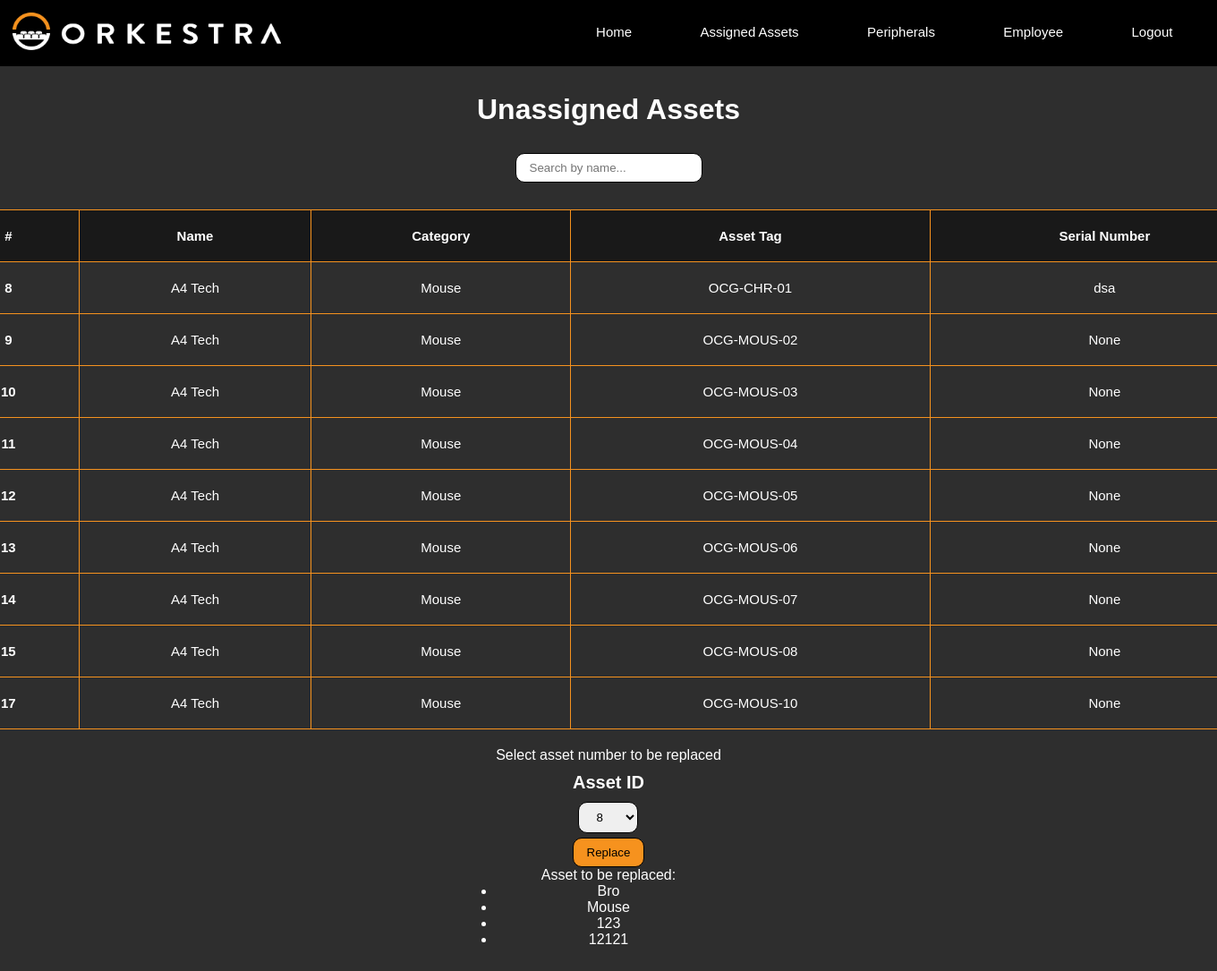
The app's page /replace_asset/Alex Macenas/5 (signed in) with its own data.
### models.py (models this page shows)
class Stock(db.Model):
    __tablename__ = 'stock'
    id = db.Column(db.Integer, primary_key=True, autoincrement=True)
    name = db.Column(db.Text, unique=False, nullable=False)
    category = db.Column(db.String(30), unique=False, nullable=False)
    asset_tag = db.Column(db.String(30), unique=False, nullable=False)
    serial_number = db.Column(db.String(30), unique=False, nullable=False)

### main.py (the view)
@app.route("/replace_asset/<fn>/<asset_id>", methods=['GET', 'POST'])
def replace_asset(fn, asset_id):
    msg = ""
    form = assignAsset()
    stock_det = Stock.query.filter_by(id=asset_id).first()
    all_stocks_query = f"""
    SELECT * FROM stock
    WHERE id NOT IN (
    SELECT stock_id FROM asset
    ) AND category = '{stock_det.category}';
    """
    stocks_not_in_asset = db.session.execute(text(all_stocks_query)).fetchall()
    if not stocks_not_in_asset:
        msg = "No unassigned assets found."
    else:
        form.id.choices = [(str(row[0]), str(row[0])) for row in stocks_not_in_asset]
    return render_template("replace_asset.html", form=form, msg=msg, stocks=stocks_not_in_asset, stock_det=stock_det, fn=fn)

### form.py
class assignAsset(FlaskForm):
    id = SelectField(label='Asset ID', validators=[DataRequired(), InputRequired()])
    agent_name = SelectField(label='Assign To:', validators=[DataRequired()])

### main.py (called while the page is built)
@login_manager.user_loader
def load_user(user_id):
    return db.session.get(User,(user_id))

### templates/replace_asset.html (shortened to what this page needs)
<!DOCTYPE html>
<html lang="en">
<head>
  <link href="{{ url_for('static', filename='css/styles.css') }}" rel="stylesheet" />
</head>
<body>
  <header>
    <nav>
     <a href="{{ url_for('home') }}"><img src="static\css\assets\orkestra-main-logo.png" alt=""></a>
     <div class="nav-links">
        <ul>
          <li><a href="{{ url_for('home') }}">Home</a></li>
          <li><a href="{{ url_for('view') }}">Assigned Assets</a></li>
          <li><a href="{{ url_for('asset_view') }}">Peripherals</a></li>
          <li><a href="{{ url_for('view_emp') }}">Employee</a></li>
          <li><a href="{{ url_for('logout') }}">Logout</a></li>
        </ul>
    </div>
    </nav>
</header>
    <div class="replaceAsset">
        <h1>Unassigned Assets</h1>
        <div class="replaceSearch">
          <input type="text" class="form-control" id="myInput" onkeyup="myFunction()" placeholder="Search by name...">
        </div>
        <div class="replaceTable">
          <table id="myTable">
            <thead>
              <tr>
                <th scope="col">#</th>
                <th scope="col">Name</th>
                <th scope="col">Category</th>
                <th scope="col">Asset Tag</th>
                <th scope="col">Serial Number</th>
              </tr>
            </thead>
            <tbody style="overflow-y: auto; height: 300px;">
              {% for stock in stocks %}
              <tr>
                <th scope="row">{{ stock.id }}</th>
                <td>{{ stock.name }}</td>
                <td>{{ stock.category }}</td>
                <td>{{ stock.asset_tag }}</td>
                <td>{{ stock.serial_number }}</td>
              </tr>
              {% endfor %}
            </tbody>
          </table>
        </div>
    <div class="replaceAgent">
        <p>Select asset number to be replaced</p>
        <form action="{{ url_for('replace_controller') }}" method="POST">
            {{ form.id.label }}
            {{ form.id() }}
            <input type="submit" value="Replace" id="submitButton" onclick="return confirmReplace()">
        </form>
        <p>Asset to be replaced:</p>
        <ul>
            <li>{{ stock_det.name }}</li>
            <li>{{ stock_det.category }}</li>
            <li>{{ stock_det.asset_tag }}</li>
            <li>{{ stock_det.serial_number }}</li>
        </ul>
      </div>
</body>
</html>

### static/css/styles.css (style rules this page uses)
* { margin: 0; padding: 0; font-family: "Montserrat", sans-serif; box-sizing: border-box; }
body { background-color: #2E2E2E; }
nav { display: flex; padding: 1%; justify-content: space-between; align-items: center; background-color: #000000; }
nav img { width: 300px; }
.nav-links { flex: 1; text-align: right; }
.nav-links ul li { list-style: none; display: inline-block; padding: 8px 12px; position: relative; }
.nav-links ul li a { color: #fff; text-decoration: none; font-size: 15px; padding: 10px 24px; }
.nav-links ul li::after { content: ''; width: 0%; height: 2px; background: #fff; display: block; margin: auto; transition: 0.5s; }
.searchTable th, td { border: 1px solid #F6921E; padding: 20px; }
.replaceAsset { display: flex; justify-content: center; align-items: center; flex-direction: column; color: white; }
.replaceAsset h1 { margin-top: 30px; margin-bottom: 30px; }
.replaceSearch { display: flex; justify-content: center; align-items: center; flex-direction: column; }
.replaceSearch input { padding: 8px 15px; border: 1px solid black; border-radius: 10px; margin-bottom: 30px; }
.replaceTable table { margin: auto; color: white; border-collapse: collapse; text-align: center; width: 1500px; }
.replaceTable thead { font-size: 15px; border: 1px solid #F6921E; background-color: #191919; }
.replaceTable th { padding: 20px; border: 1px solid #F6921E; }
.replaceTable tbody { font-size: 15px; border: transparent; }
.replaceAgent form { display: flex; align-items: center; justify-content: center; color: #2E2E2E; flex-direction: column; }
.replaceAgent label { font-size: 20px; font-weight: bold; padding-bottom: 10px; padding-top: 10px; color: white; }
.replaceAgent input { padding: 8px 15px; border: 1px solid black; border-radius: 10px; background-color: #F6921E; margin-top: 5px; }
.replaceAgent select { padding: 8px 15px; border: 1px solid black; border-radius: 10px; }
.replaceAgent { text-align: center; margin-top: 20px; margin-bottom: 40px; }

### records on screen
Stock: id "8", name "A4 Tech", category "Mouse", asset_tag "OCG-CHR-01", serial_number "dsa"
Stock: id "9", name "A4 Tech", category "Mouse", asset_tag "OCG-MOUS-02", serial_number "None"
Stock: id "10", name "A4 Tech", category "Mouse", asset_tag "OCG-MOUS-03", serial_number "None"
Stock: id "11", name "A4 Tech", category "Mouse", asset_tag "OCG-MOUS-04", serial_number "None"
Stock: id "12", name "A4 Tech", category "Mouse", asset_tag "OCG-MOUS-05", serial_number "None"
Stock: id "13", name "A4 Tech", category "Mouse", asset_tag "OCG-MOUS-06", serial_number "None"
Stock: id "14", name "A4 Tech", category "Mouse", asset_tag "OCG-MOUS-07", serial_number "None"
Stock: id "15", name "A4 Tech", category "Mouse", asset_tag "OCG-MOUS-08", serial_number "None"
Stock: id "17", name "A4 Tech", category "Mouse", asset_tag "OCG-MOUS-10", serial_number "None"
Stock: name "Bro", category "Mouse", asset_tag "123", serial_number "12121"
